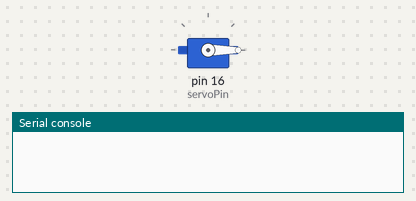
The program below on a simulated MicroPython board. Shown: servo, the last lines printed to the serial console. Servo angles are drawn from the pulse width (0.5 ms = 0°, 2.5 ms = 180°).

Above: at 0.05 s.
At 0.85 s:
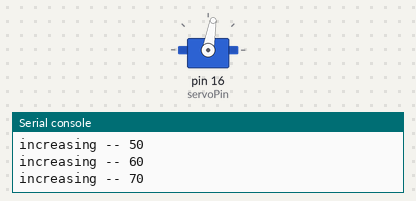
At 1.65 s:
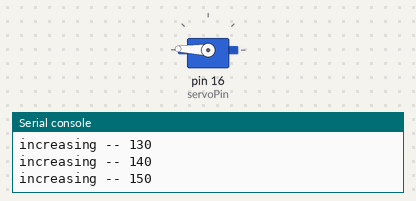
At 3.3 s:
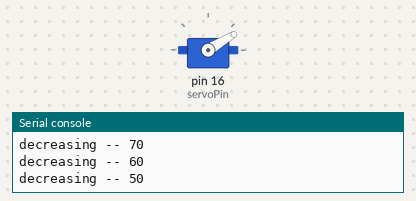
Timing chart, 0 to 8.3 s (numbered marks = the images above):
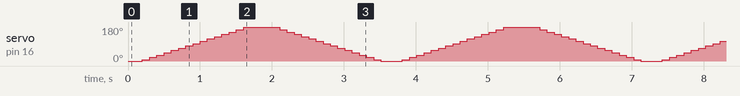

The program:

Activity_05_Sweeping_machine.py
```python
from machine import Pin, PWM
from time import sleep

servoPin = PWM(Pin(16))
servoPin.freq(50)

def servo(degrees):
    # set max and min duty
    maxDuty = 9000
    minDuty = 1000
    # new duty is between min and max duty in proportion to its value
    newDuty = minDuty + (maxDuty - minDuty) * (degrees / 180)
    # servo PWM value is set
    servoPin.duty_u16(int(newDuty))

while True:
    # start increasing loop 0 to 180
    for degree in range(0, 180, 10):
        servo(degree)
        sleep(0.1)
        print("increasing -- " + str(degree))
    # start decreasing loop 180 to 0
    for degree in range(180, 0,-10):
        servo(degree)
        sleep(0.1)
        print("decreasing -- " + str(degree))
```
